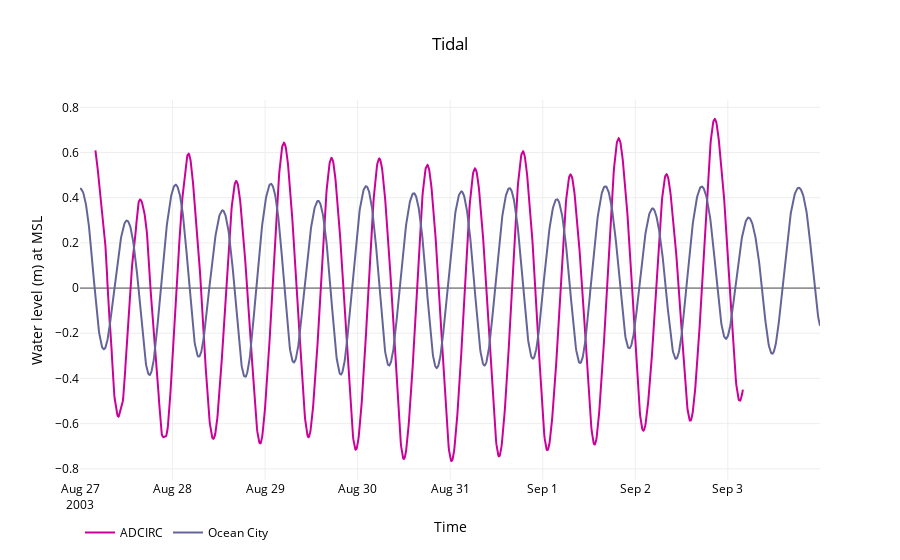

The notebook cell this image was saved under:
### Code cell
trace = go.Scatter(x = table['Date Time'],y = table[' Prediction'],
                name = 'ADCIRC',mode = 'lines',
                line = dict(
                    color = ('rgb(204, 0, 153)')))
trace2 = go.Scatter(x = pred['Date Time'],y = pred[' Prediction'],
                name = 'Ocean City',mode = 'lines',
                line = dict(
                    color = ('rgb(100, 100, 153)')))
data = [trace,trace2]
layout = go.Layout(dict(title = 'Tidal'),
          xaxis = dict(title = 'Time'),yaxis = dict(title = 'Water level (m) at MSL'),                     
          legend= dict(orientation = "h"),font = dict(color = 'rgb(0,0,0)'),
          paper_bgcolor = 'rgb(255,255,255)',plot_bgcolor = 'rgb(255,255,255)')
fig = go.Figure(data=data, layout=layout)
interactive = iplot(fig)

### Figure 1 — Plotly figure (JSON) as saved in the notebook; plotly's stock layout.template omitted (floating-point values rounded to 4 significant figures; data arrays with more than 128 entries replaced by an {"elided": "..."} marker saying what was removed)
{"data": [{"line": {"color": "rgb(204, 0, 153)"}, "mode": "lines", "name": "ADCIRC", "type": "scatter", "uid": "cc624640-c8d0-11e8-a6e9-f40669f1696c", "x": {"elided": "1680 str values"}, "y": {"elided": "1680 float values"}}, {"line": {"color": "rgb(100, 100, 153)"}, "mode": "lines", "name": "Ocean City", "type": "scatter", "uid": "cc624641-c8d0-11e8-8b9f-f40669f1696c", "x": {"elided": "1920 str values"}, "y": {"elided": "1920 float values"}}], "layout": {"autosize": true, "font": {"color": "rgb(0, 0, 0)"}, "legend": {"orientation": "h"}, "paper_bgcolor": "rgb(255,255,255)", "plot_bgcolor": "rgb(255,255,255)", "title": "Tidal", "xaxis": {"autorange": true, "range": ["2003-08-27", "2003-09-03 23:54"], "title": "Time", "type": "date"}, "yaxis": {"autorange": true, "range": [-0.8495, 0.8326], "title": "Water level (m) at MSL", "type": "linear"}}}
